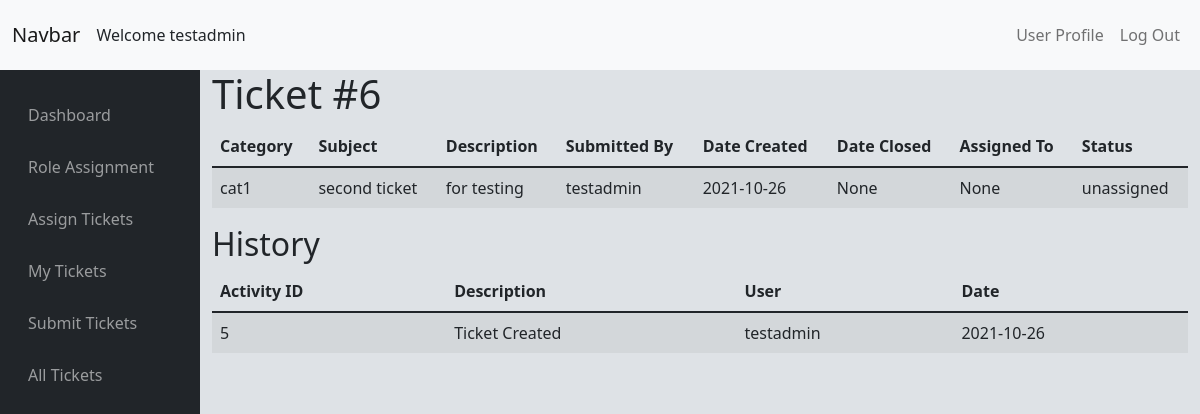
/issue/alltickets?id=6 (signed in), run on an earlier commit of the app's database.
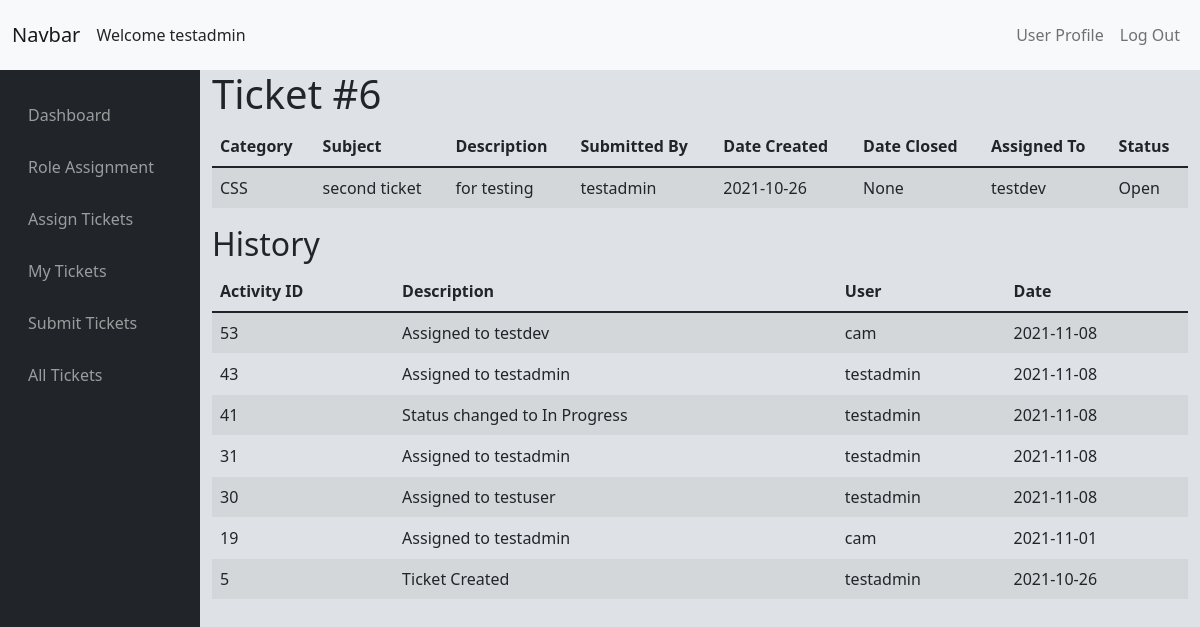
And on a later commit of the database.
### tables this page shows
CREATE TABLE "Issues" (
	"issue_id"	INTEGER UNIQUE,
	"issue_category"	TEXT,
	"issue_subject"	TEXT,
	"issue_description"	BLOB,
	"submitter_id"	TEXT,
	"user_assigned_to"	TEXT,
	"date_created"	DATE,
	"issue_status"	TEXT,
	"date_closed"	DATE,
	PRIMARY KEY("issue_id" AUTOINCREMENT)
);

CREATE TABLE "Activity" (
	"activity_id"	INTEGER,
	"issue_id"	INTEGER NOT NULL,
	"activity_description"	TEXT NOT NULL,
	"user_id"	TEXT NOT NULL,
	"activity_date"	INTEGER,
	FOREIGN KEY("user_id") REFERENCES "Users"("Username"),
	PRIMARY KEY("activity_id" AUTOINCREMENT)
);

### issueTrackerViews.py (the view)
@issueTrack.route('/alltickets')
@login_required
def alltickets():
    if not request.args.get('id'):
        tickets = return_query("SELECT * FROM Issues")
        return render_template('alltickets.html', tickets=tickets)
    else:
        ticketData = return_query("SELECT * FROM Issues WHERE issue_id = ?", (request.args.get('id'),))
        activityData = return_query("SELECT * FROM Activity WHERE issue_id = ?", (request.args.get('id'),))
        activityData.reverse()
        return render_template('ticketupdate.html', canUpdate=0, activityData=activityData, ticketData=ticketData[0])

### SQLhelpers.py (called while the page is built)
def SQL_connect():
    connection = sqlite3.connect(db)
    connection.row_factory = dict_factory
    return connection

def dict_factory(cursor, row):
    d = {}
    for idx, col in enumerate(cursor.description):
        d[col[0]] = row[idx]
    return d

def return_query(query, options=[]):
    connection = SQL_connect()
    cursor = connection.cursor()
    try:
        if len(options) == 0:
            result = cursor.execute(query)
        else:
            result = cursor.execute(query, options)
        result = result.fetchall()
        return result
    except Exception as err:
        print(f"Error: '{err}'")
    cursor.close()
    connection.close()

### app.py (called while the page is built)
@app.after_request
def after_request(response):
    response.headers["Cache-Control"] = "no-cache, no-store, must-revalidate"
    response.headers["Expires"] = 0
    response.headers["Pragma"] = "no-cache"
    return response

### helpers.py (called while the page is built)
def login_required(f):
    @wraps(f)
    def decorated_function(*args, **kwargs):
        if session.get("user_id") is None:
            return redirect(url_for(".login"))
        return f(*args, **kwargs)
    return decorated_function

### templates/ticketupdate.html (shortened to what this page needs)
{% extends "layout.html" %}
{% block main %}
<div>
    <div class='justify-content-center align-items-center'>
        <p class='h1' id="ticketHeading">Ticket #{{ticketData.issue_id}}</p>
    </div>
    <div>
        <table class="table table-striped table-hover">
        <thead>
            <tr>
                <th>Category</th>
                <th>Subject</th>
                <th>Description</th>
                <th>Submitted By</th>
                <th>Date Created</th>
                <th>Date Closed</th>
                <th>Assigned To</th>
                <th>Status</th>
            </tr>
        </thead>
        <tbody>
            <tr id="ticket_{{ticketData.id}}">
                <td>{{ ticketData.issue_category }}</td>
                <td>{{ ticketData.issue_subject }}</td>
                <td>{{ ticketData.issue_description }}</td>
                <td>{{ ticketData.submitter_id }}</td>
                <td>{{ ticketData.date_created }}</td>
                <td>{{ ticketData.date_closed }}</td>
                <td>{{ ticketData.user_assigned_to }}</td>
                <td>{{ ticketData.issue_status }}</td>
            </tr>
        </tbody>
        </table>
    </div>
    <div>
        <h2>History</h2>
            <table class="table table-striped table-hover" id='table1'>
        <thead>
            <tr>
                <th onclick="sortTable(0)">Activity ID</th>
                <th onclick='sortTable(1)'>Description</th>
                <th onclick='sortTable(2)'>User</th>
                <th onclick='sortTable(3)'>Date</th>
            </tr>
        </thead>
        <tbody>
            {% for i in activityData %}
            <tr id="ticket_{{i.id}}">
                <td>{{ i.activity_id }}</td>
                <td>{{ i.activity_description }}</td>
                <td>{{ i.user_id }}</td>
                <td>{{ i.activity_date }}</td>
            </tr>
            {% endfor %}
        </tbody>
    </table>
    </div>
</div>
{% endblock %}

What changed in the data, as far as the page shows it:
changed Issues "second ticket": issue_category "cat1" → "CSS"; user_assigned_to (not shown) → "testdev"; issue_status "unassigned" → "Open"
added Activity: activity_id "53", activity_description "Assigned to testdev", user_id "cam", activity_date "2021-11-08"
added Activity: activity_id "43", activity_description "Assigned to testadmin", user_id "testadmin", activity_date "2021-11-08"
added Activity: activity_id "41", activity_description "Status changed to In Progress", user_id "testadmin", activity_date "2021-11-08"
added Activity: activity_id "31", activity_description "Assigned to testadmin", user_id "testadmin", activity_date "2021-11-08"
added Activity: activity_id "30", activity_description "Assigned to testuser", user_id "testadmin", activity_date "2021-11-08"
added Activity: activity_id "19", activity_description "Assigned to testadmin", user_id "cam", activity_date "2021-11-01"
Also different on the page:
{{ ticketData.user_assigned_to }}: "None" → (not shown)
